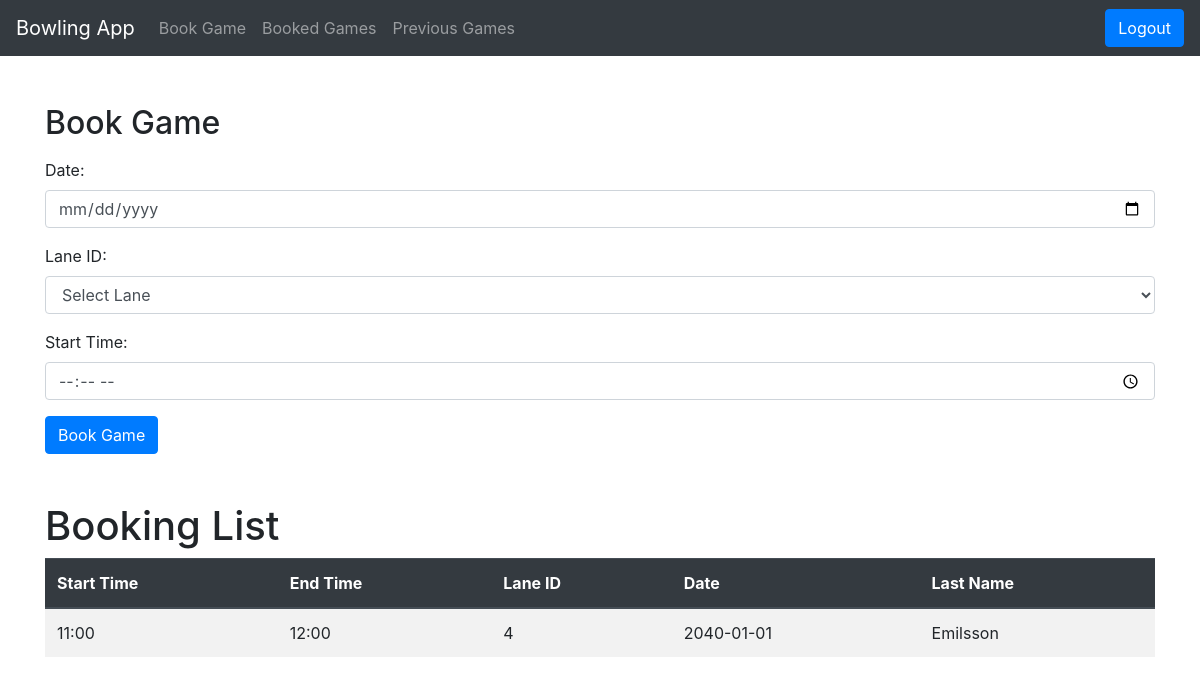
The page /book_game (signed in) on the database its author committed.
### tables this page shows
CREATE TABLE Bookings (bookingId INTEGER PRIMARY KEY AUTOINCREMENT, startTime time, endTime time, laneID INTEGER REFERENCES BowlingLanes (laneID), playerID INTEGER REFERENCES Players (playerID), date date);

CREATE TABLE Players (playerID INTEGER PRIMARY KEY AUTOINCREMENT, fName varchar, lName varchar, email varchar, password varchar);

### app.py (the view)
@app.route('/book_game', methods=["GET"])
def get_book_game():
    if "player_id" in session:
        lanes = query_db("SELECT * FROM bowlingLanes")
        return render_template("book_game.html", lanes=lanes, bookings=query_db("SELECT * FROM bookings INNER JOIN players ON bookings.playerID = players.playerID WHERE bookings.date > DATE('now')" ) )
    else:
        return send_from_directory("static", "index.html")

### test.py (called while the page is built)
def get_db():
    db = getattr(g, '_database', None)
    if db is None:
        db = g._database = sqlite3.connect(DATABASE)
        db.row_factory = sqlite3.Row
    return db

def query_db(query, args=(), one=False, commit=False):
    try:
        if commit:
            db = get_db()
            cur = db.execute(query, args)
            db.commit()
            cur.close()
            return None
        else:
            cur = get_db().execute(query, args)
            rv = cur.fetchall()
            cur.close()
            return (rv[0] if rv else None) if one else rv
    except sqlite3.Error as e:
        print("SQLite error:", e)
        return e

### template/book_game.html (shortened to what this page needs)
<!DOCTYPE html>
<html lang="en">
<head>
    <link rel="stylesheet" href="https://stackpath.bootstrapcdn.com/bootstrap/4.5.2/css/bootstrap.min.css">
</head>
<body>
    <nav class="navbar navbar-expand-lg navbar-dark bg-dark">
        <a class="navbar-brand" href="/logged_in">Bowling App</a>
        <div class="collapse navbar-collapse" id="navbarNav">
            <ul class="navbar-nav">
                <li class="nav-item">
                    <a class="nav-link" href="/book_game">Book Game</a>
                </li>
                <li class="nav-item">
                    <a class="nav-link" href="/booked_games">Booked Games</a>
                </li>
                <li class="nav-item">
                    <a class="nav-link" href="/previous_games">Previous Games</a>
                </li>
            </ul>
        </div>
        <form action="/logout" method="POST" class="ml-auto">
            <button type="submit" class="btn btn-primary">Logout</button>
        </form>
    </nav>
    <div class="container">
        <h2 class="mt-5">Book Game</h2>
        <form action="/book_game" method="POST" class="mt-3">
            <div class="form-group">
                <label for="date">Date:</label>
                <input type="date" class="form-control" id="date" name="date" required>
            </div>
            <div class="form-group">
                <label for="lane_id">Lane ID:</label>
                <select class="form-control" id="lane_id" name="lane_id" required>
                    <option value="" selected disabled>Select Lane</option>
                </select>
            </div>
            <div class="form-group">
                <label for="start_time">Start Time:</label>
                <input type="time" class="form-control" id="start_time" name="start_time" required>
            </div>
            <button type="submit" class="btn btn-primary">Book Game</button>
        </form>
    </div>
    <div class="container">
        <h1 class="mt-5">Booking List</h1>
        <table class="table table-striped">
            <thead class="thead-dark">
                <tr>
                    <th>Start Time</th>
                    <th>End Time</th>
                    <th>Lane ID</th>
                    <th>Date</th>
                    <th>Last Name</th>
                </tr>
            </thead>
            <tbody>
                {% for info in bookings %}
                <tr>
                    <td>{{ info['startTime'] }}</td>
                    <td>{{ info['endTime'] }}</td>
                    <td>{{ info['laneID'] }}</td>
                    <td>{{ info['date'] }}</td>
                    <td>{{ info['Lname'] }}</td>
                </tr>
                {% endfor %}
            </tbody>
        </table>
    </div>
</body>
</html>

### rows shown on the page
Bookings: startTime "11:00", endTime "12:00", laneID "4", date "2040-01-01", Lname "Emilsson"
